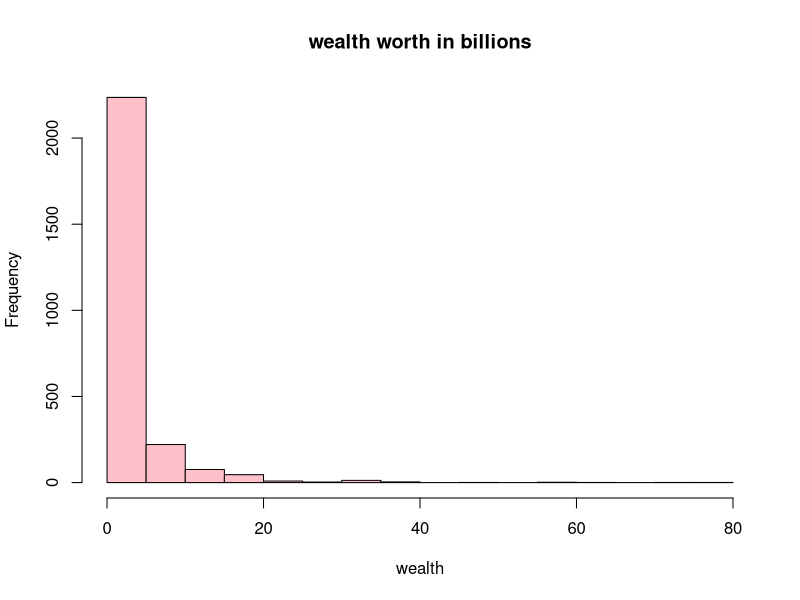
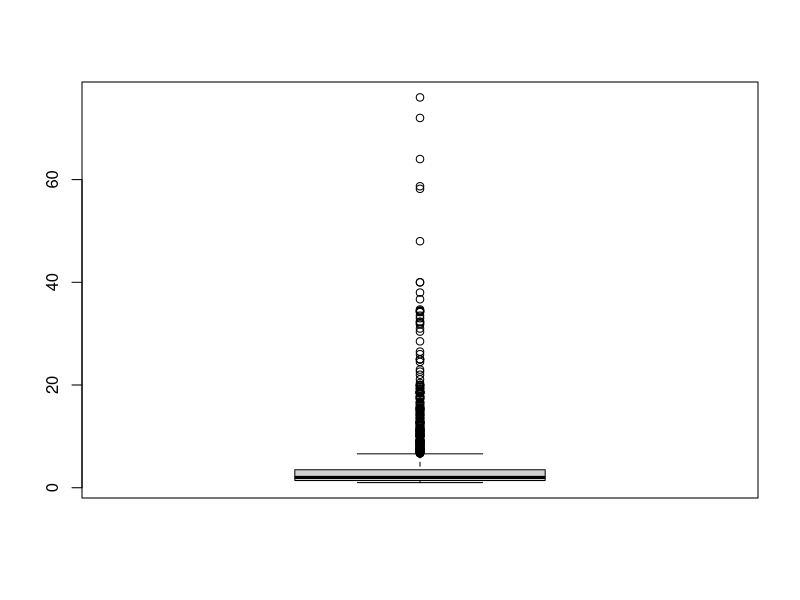
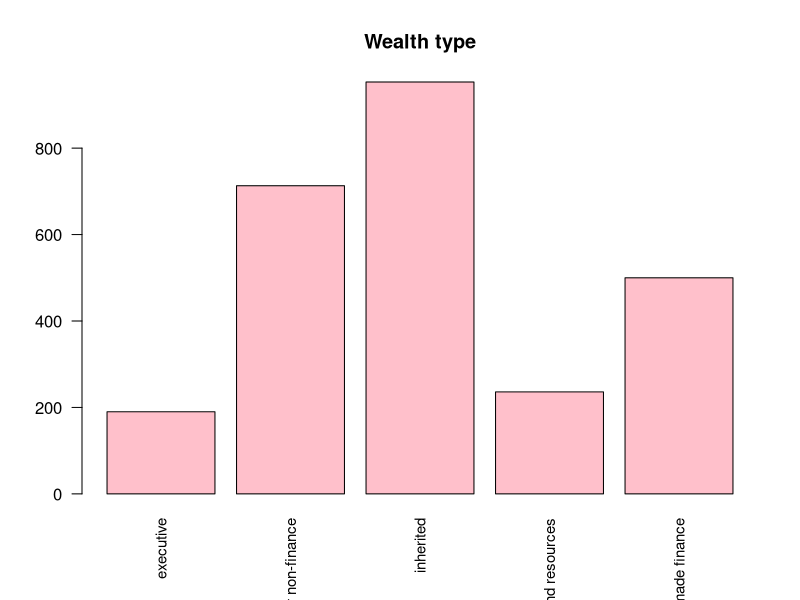
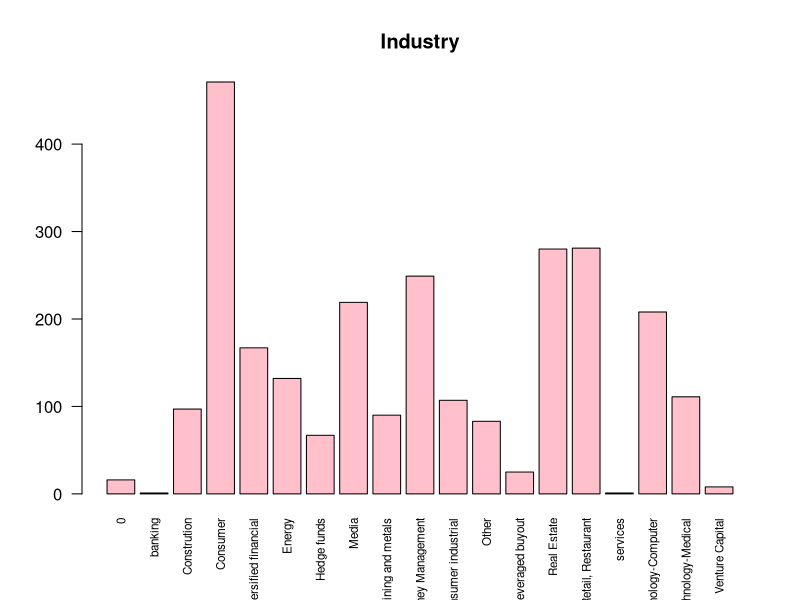
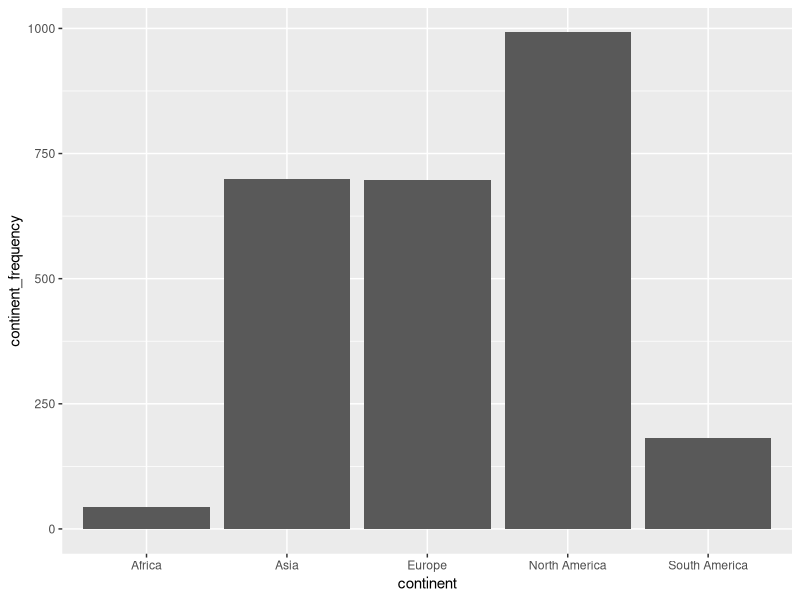
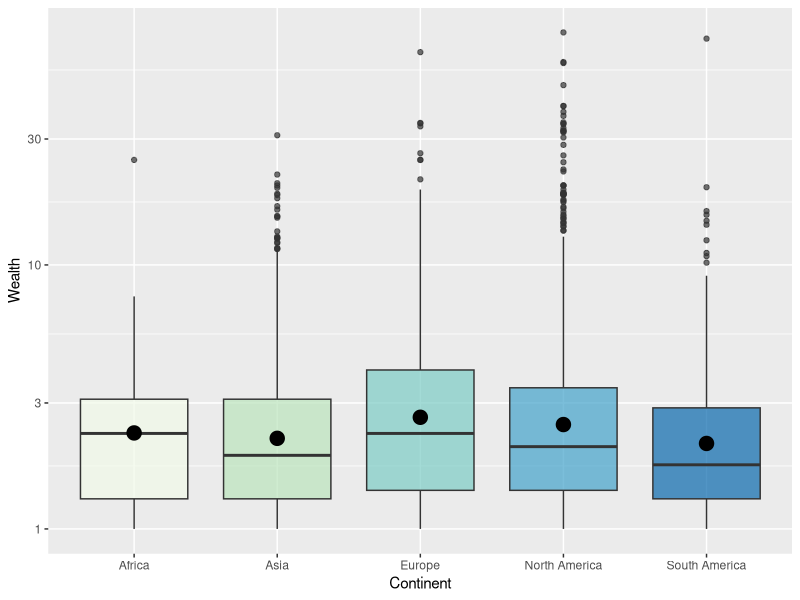
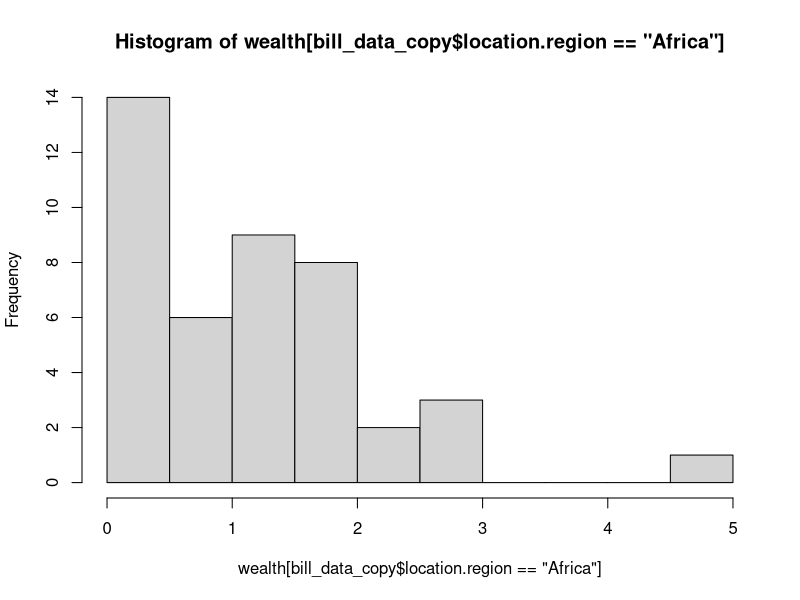
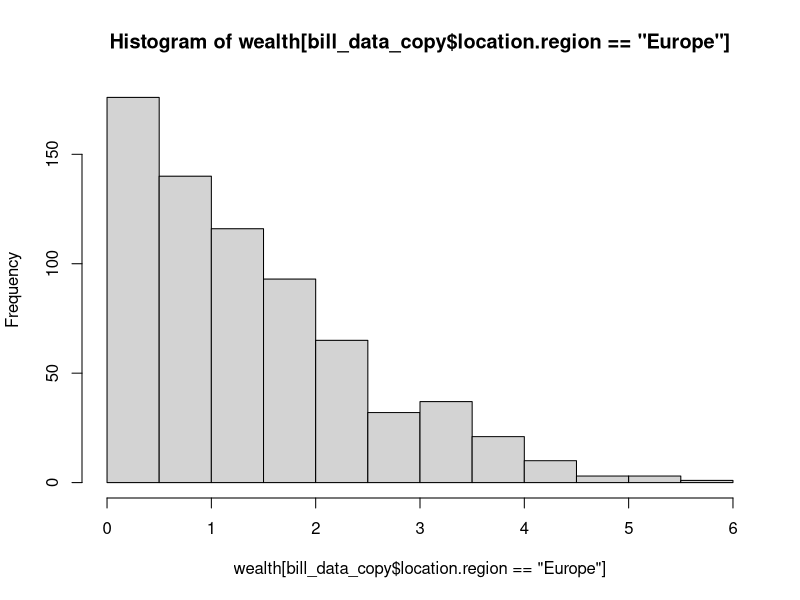

The R source for these figures, in order:
## ---- chunk 1
knitr::opts_chunk$set(echo = TRUE)
## ---- chunk 2
library("readxl")
library(tidyverse)
library(dplyr)
library(fastDummies)

## ---- chunk 3
# Učitavanje podataka iz excel datoteke
# Promijeniti path u put do datoteke s podacima
bill_data <- read_excel("billionaires.xlsx")
## ---- chunk 4
dim(bill_data) # dimenzije: 2614 redaka i 22 stupaca
names(bill_data) # imena stupaca
view(bill_data)

# klase pojedinih stupaca
sapply(bill_data, class)

# klasa tablice
class(bill_data) 
# zaključak: bill_data podaci su dobro učitani
## ---- chunk 5
# Pomoćna funkcija za izbacivanje stršećih vrijednosti
remove_outliers <- function(data, data_column) {
  quartiles <- quantile(data_column, probs=c(.25, .75), na.rm = FALSE)
  IQR <- IQR(data_column)
  Lower <- quartiles[1] - 1.5*IQR
  Upper <- quartiles[2] + 1.5*IQR 
  
  return(subset(data, data_column >= Lower & data_column <= Upper))
}

cat('\n Dimenzija podataka: ', dim(bill_data))
## ---- chunk 6
for (col_name in names(bill_data)){
  if (sum(is.na(bill_data[,col_name])) > 0){
    cat('Ukupno nedostajućih vrijednosti za varijablu'
        ,col_name, ': ', sum(is.na(bill_data[,col_name])),'\n')
  }
}

## ---- chunk 7
summary(bill_data)


## ---- chunk 8
sapply(bill_data, class)
## ---- chunk 9

hist(bill_data$`wealth.worth in billions` ,main='wealth worth in billions', xlab='wealth', ylab='Frequency', col="pink")

boxplot(bill_data$`wealth.worth in billions`)
summary(bill_data$`wealth.worth in billions`)

## ---- chunk 10

barplot(table(bill_data$wealth.type),las=2,cex.names=.9,main='Wealth type',col="pink")
barplot(table(bill_data$wealth.how.industry),las=2,cex.names=.7,main='Industry',col="pink")
print('Podjela po spolu: ')
table(bill_data$demographics.gender)

## ---- chunk 11
levels(factor(bill_data$location.region))
## ---- chunk 12
class(bill_data$location.region)

## ---- chunk 13
# is.na ce nam vratiti logical vektor koji ima TRUE na mjestima gdje ima NA:
sum(is.na(bill_data$location.region)) 
 

## ---- chunk 14
table(bill_data$location.region)



## ---- chunk 15


bill_data$location.citizenship[bill_data$location.region == "Middle East/North Africa"]

## ---- chunk 16
bill_data_copy = data.frame(bill_data)
tracemem(bill_data)==tracemem(bill_data_copy)
untracemem(bill_data_copy)
untracemem(bill_data_copy)
## ---- chunk 17
# Zdruzimo Europu
for (column_name in c("Europe")){
  bill_data_copy$location.region[bill_data_copy$location.region == column_name] = "Europe";
}

# Zdruzimo Afriku
for (column_name in c("Lebanon","Egypt","Morocco","Algeria")){
  bill_data_copy$location.region[bill_data_copy$location.citizenship == column_name] = "Africa";
}

for (column_name in c("Sub-Saharan Africa")){
  bill_data_copy$location.region[bill_data_copy$location.region == column_name] = "Africa";
}

# zdruzimo Sjevernu Ameriku
for (column_name in c("North America")){
  bill_data_copy$location.region[bill_data_copy$location.region == column_name] = "North America";
}

# Zdruzimo Južnu Ameriku
for (column_name in c("Latin America")){
  bill_data_copy$location.region[bill_data_copy$location.region == column_name] = "South America";
}

# Zdruzimo Aziju
for (column_name in c("East Asia","South Asia")){
  bill_data_copy$location.region[bill_data_copy$location.region == column_name] = "Asia";
}
for (column_name in c("Saudi Arabia","Kuwait","United Arab Emirates","Israel","Turkey","Oman","Bahrain")){
  bill_data_copy$location.region[bill_data_copy$location.citizenship == column_name] = "Asia";
}


bill_data_copy

## ---- chunk 18
tbl = table(bill_data_copy$location.region)
print(tbl)

## ---- chunk 19
df <- data.frame(continent=c("Europe", "Asia", "Africa","North America","South America"),
                continent_frequency=c(697, 699, 43, 992, 182))
head(df)

library(ggplot2)


# Barplot
p<-ggplot(data=df, aes(x=continent, y=continent_frequency)) +
  geom_bar(stat="identity")
p


box_edu <- ggplot(bill_data_copy %>% filter(!location.region=="0"), aes(x=location.region, y= wealth.worth.in.billions, fill=location.region)) +
    geom_boxplot(alpha=0.7, ) + scale_y_log10() +
    stat_summary(fun=mean, geom="point", shape=20, size=7, color="black", fill="black") +
    theme(legend.position="none") + labs(x="Continent",y="Wealth")+
    scale_fill_brewer(name="Continent",palette="GnBu")
box_edu






## ---- chunk 20

# TODO: zakomentiraj ovu liniju ako ne želimo logaritmirati cijenu

wealth <- log(bill_data_copy$wealth.worth.in.billions, 2)

require(nortest)
lillie.test(wealth)

lillie.test(wealth[bill_data_copy$location.region=='Africa'])
lillie.test(wealth[bill_data_copy$location.region=='Europe'])
lillie.test(wealth[bill_data_copy$location.region=='South America'])
lillie.test(wealth[bill_data_copy$location.region=='North America'])
lillie.test(wealth[bill_data_copy$location.region=='Asia'])


hist(wealth[bill_data_copy$location.region=='Africa'])
hist(wealth[bill_data_copy$location.region=='Europe'])
hist(wealth[bill_data_copy$location.region=='South America'])
hist(wealth[bill_data_copy$location.region=='North America'])
hist(wealth[bill_data_copy$location.region=='Asia'])

## ---- chunk 21

# Testiranje homogenosti varijance uzoraka Bartlettovim testom

##bartlett.test(bill_data_copy$wealth.worth.in.billions ~ bill_data_copy$location.region)

var((wealth[bill_data_copy$location.region=='Africa']))
var((wealth[bill_data_copy$location.region=='Asia']))
var((wealth[bill_data_copy$location.region=='Europe']))
var((wealth[bill_data_copy$location.region=='North America']))
var((wealth[bill_data_copy$location.region=='South America']))
## ---- chunk 22

# Graficki prikaz podataka
boxplot(wealth ~ bill_data_copy$location.region)

# Test
a = aov(wealth ~ bill_data_copy$location.region)
summary(a)

## ---- chunk 23
 
inherited = bill_data[bill_data$wealth.how.inherited!="not inherited",]
print(inherited)

non_inherited = bill_data[bill_data$wealth.how.inherited=="not inherited",]
print(non_inherited)
## ---- chunk 24
inherited_mean = mean(inherited$`wealth.worth in billions`)
print(inherited_mean)

non_inherited_mean = mean(non_inherited$`wealth.worth in billions`)
print(non_inherited_mean)

## ---- chunk 25
hist(inherited$`wealth.worth in billions`, breaks = 20)
boxplot(inherited$`wealth.worth in billions`)

hist(non_inherited$`wealth.worth in billions`, breaks = 20)
boxplot(non_inherited$`wealth.worth in billions`)
## ---- chunk 26
qqnorm(inherited$`wealth.worth in billions`, pch = 1, frame = FALSE,main='Inherited')
qqline(inherited$`wealth.worth in billions`, col = "blue", lwd = 2)

qqnorm(non_inherited$`wealth.worth in billions`, pch = 1, frame = FALSE,main='Non inherited')
qqline(non_inherited$`wealth.worth in billions`, col = "red", lwd = 2)

## ---- chunk 27
ks.test(inherited$`wealth.worth in billions`, y="pnorm")
ks.test(non_inherited$`wealth.worth in billions`, y="pnorm")
## ---- chunk 28
 
wilcox.test(inherited_mean, non_inherited_mean, alt = "greater")

## ---- chunk 29
# bill_data

# Izbacujemo stupce:
# name
# company.name
# rank
# location.gdp, više od pola vrijednosti su 0 (netočan podatak)
# location.coutnry.code i location.citizenship a koristimo location.region koji je veće granulacije
# wealth.how.from emerging, wealth.how.was founder, wealth.how.was political su konstantne varijable
# company.sector jer ima previše različitih vrijednosti, koje kad bi one hot encodali bi dali previše stupaca

exclude_cols = c("name", "company.name", "rank", "location.gdp", "location.country code", "location.citizenship", "wealth.how.from emerging", "wealth.how.was founder", "wealth.how.was political", "company.sector")

# exclude columns and sort
bill_data_clean <- bill_data %>% select(-one_of(exclude_cols)) %>% arrange(year)

# to lowercase for consistency
bill_data_clean[["company.relationship"]] <- tolower(bill_data_clean[["company.relationship"]] )

# remove invalid data
bill_data_clean <- bill_data_clean %>% filter(demographics.age > 0)
bill_data_clean <- bill_data_clean %>% filter(!location.region == "0")

# inflation rate $1.00 (1996) -> $1.51 (2014), +50.9%
# inflation rate $1.00 (2001) -> $1.34 (2014), +33.7%
bill_data_clean[bill_data_clean$year == "1996", "wealth.worth in billions"] <- bill_data_clean[bill_data_clean$year == "1996", "wealth.worth in billions"] * 1.509
bill_data_clean[bill_data_clean$year == "2001", "wealth.worth in billions"] <- bill_data_clean[bill_data_clean$year == "2001", "wealth.worth in billions"] * 1.337

# Iskoristili smo godinu da ažuriramo cijene (inflacija), sad ju odbacujemo
bill_data_clean <- bill_data_clean %>% select(., -year)

# merge similar roles to avoid 1 column = 1 row data
bill_data_clean$company.relationship <- gsub(".*\b(owner)\b.*", "owner", bill_data_clean$company.relationship)
bill_data_clean$company.relationship <- gsub(".*(ceo|chief executive officeor|chief executive officer|chief executive|exectuitve).*", "ceo", bill_data_clean$company.relationship)
bill_data_clean$company.relationship <- gsub(".*(founder).*", "founder", bill_data_clean$company.relationship)
bill_data_clean$company.relationship <- gsub(".*(chair|chari).*", "chairman", bill_data_clean$company.relationship)
bill_data_clean$company.relationship <- gsub(".*(director).*", "director", bill_data_clean$company.relationship)
bill_data_clean$company.relationship <- gsub(".*(head).*", "head", bill_data_clean$company.relationship)
bill_data_clean$company.relationship <- gsub(".*(president).*", "president", bill_data_clean$company.relationship)

# drop small amount of rows with na values
bill_data_clean <- bill_data_clean %>% drop_na()

# split dataset to numeric and categorical (non-ordinal)
bill_categorical <- bill_data_clean %>% select(where(is_character))
bill_numeric <- bill_data_clean %>% select(where(is.numeric))

# one hot encode categorical data
bill_categorical_onehot = dummy_cols(bill_categorical, remove_first_dummy = TRUE, remove_selected_columns = TRUE)

# filter indicators with 5 or more rows, indicators with less than 5 would cause problems
bill_categorical_onehot <- bill_categorical_onehot[, colSums(bill_categorical_onehot) > 5]

# concat numerical and categorical columns
bill_data_clean <- bind_cols(bill_numeric, bill_categorical_onehot)
## ---- chunk 30
# remove variables which strongly and linearly correlate 
correlation_threshold = 0.9
tmp <- cor(bill_data_clean)
tmp[upper.tri(tmp)] <- 0
diag(tmp) <- 0  # clean diagonal which is always 1
bill_data_clean <- bill_data_clean[, apply(tmp,2,function(x) all(x<= correlation_threshold))]

# remove outliers
# TODO: zakomentiraj ovu liniju ako ne želimo removeati outliere
bill_data_clean <- remove_outliers(bill_data_clean, bill_data_clean$`wealth.worth in billions`)

# extract y column for later use
wealth <- bill_data_clean$`wealth.worth in billions`

# TODO: zakomentiraj ovu liniju ako ne želimo logaritmirati cijenu
# wealth <- log(wealth, 2)
## ---- chunk 31
# x setup, y = wealth
normalized<-function(y) {
  x<-y[!is.na(y)]
  x<-(x - min(x)) / (max(x) - min(x))
  y[!is.na(y)]<-x
  return(y)
}

# `wealth.how.industry_Retail, Restaurant` casues fitting issues
exclude_cols = c("wealth.worth in billions", "wealth.how.industry_Retail, Restaurant")
x <- bill_data_clean %>% select(-one_of(exclude_cols))
x[, c("company.founded", "demographics.age")] <- apply(x[, c("company.founded", "demographics.age")] , 2 , normalized) # minmax scaling
x <- x[,order(colnames(x))]

## ---- chunk 32
model_all_vars <- lm(wealth ~ . , x)
summary(model_all_vars)
## ---- chunk 33
### Pronalazak najboljih prediktora na sljedeći način: fittaj linearnu regresiju na svakom indikatoru pojedinačno
### sortaj najbolje regressore po p vrijednosti

n = 10
filtered_col_names = c()
r_squares = c()
ps = c()
col_names=colnames(x)

for(i in 1:ncol(x)){
  
  col_name=col_names[i]
  model=lm(wealth ~ x[[col_name]]) # create model with a single regressor and predict wealth
  
  summary_model = summary(model)
  
  filtered_col_names <- append(filtered_col_names, col_name)
  r_squares <- append(r_squares, summary_model$r.squared)
  # Density, distribution function, quantile function and random generation for the F distribution with df1 and df2 degrees of freedom (and optional non-centrality parameter ncp).
  # a.k.a get P value from f statistics
  f <- summary_model$fstatistic
  ps <- append(ps,  pf(f[1], f[2], f[3], lower.tail=FALSE))
}

df_g_squares=data.frame(filtered_col_names, r_squares, ps)
head(df_g_squares, n=3)
df_g_squares

# sort (by minimal r_squares) and find top n predictors
df_top_predictors = df_g_squares[order(-df_g_squares$r_squares), ]

top_n_predictors_one_var_lin = as.vector(df_top_predictors$filtered_col_names)[1:n]
df_top_predictors
## ---- chunk 34
# pronalazak najboljih regressora s ANOVA-om
# nađi P vrijednosti za svaki regressor 
# mergaj regressore od prošlog koraka i ukolni duplikate
# dobivene regresore koristi za model

a <- anova(model_all_vars)
ps_a <- a$`Pr(>F)`
ps_a <- head(ps_a, -1) # anova returns NA for last element

ps_a_ord <- order(ps_a)
sorted_cols <- colnames(x)[order(colnames(x))]
top_predictors_anova <- sorted_cols[ps_a_ord][1:n]
cat ("Best ANOVA regressors:")
top_predictors_anova

top_predictors = c(top_predictors_anova, top_n_predictors_one_var_lin)
top_predictors <- top_predictors[!duplicated(top_predictors)]
cat ("\nTop predictors for a new model:")
top_predictors

model_top_preds <- lm(wealth ~ . , x[, top_predictors])
summary(model_top_preds)

# micanjem nekih od ovih regresora se povećava Adjusted R-squared
## ---- chunk 35
require(nortest)

# reziduali u ovisnosti o procjenama modela
plot(model_top_preds$fitted.values, model_top_preds$residuals) 

# provjera normalnosti reziduala
hist(rstandard(model_top_preds))
qqnorm(rstandard(model_top_preds))
ks.test(rstandard(model_top_preds),'pnorm')
lillie.test(rstandard(model_top_preds))
## ---- chunk 36
#
non_inherited_2014 <- non_inherited[non_inherited$year == 2014,]
non_inherited_2001 <- non_inherited[non_inherited$year == 2001,]
non_inherited_2014_new = bill_data[FALSE,]
non_inherited_2001_old = bill_data[FALSE,]

# selekcija novonastalih milijardera iz 2014. koji nisu bili na prethodnoj listi iz 2001.
for(i in 1:nrow(non_inherited_2014)) {
  r <- non_inherited_2014[i,]
  if(sum(str_detect(non_inherited_2001$name, r[[1]])) == 0) {
    non_inherited_2014_new <- rbind(non_inherited_2014_new, non_inherited_2014[i,])
  }
}

# selekcija milijardera iz 2001. koji nisu na listi iz 2014.
for(i in 1:nrow(non_inherited_2001)) {
  r <- non_inherited_2001[i,]
  if(sum(str_detect(non_inherited_2014$name, r[[1]])) == 0) {
    non_inherited_2001_old <- rbind(non_inherited_2001_old, non_inherited_2001[i,])
  }
}

par(mar=c(10,5,1,1))
barplot(sort(table(subset(non_inherited_2014$wealth.how.industry, non_inherited_2014$wealth.how.industry != "0")), decreasing = TRUE),
        main = "Billionaires distribution by industry in 2014 (non-inherited wealth)",
        las = 2)
barplot(sort(table(subset(non_inherited_2014_new$wealth.how.industry, non_inherited_2014_new$wealth.how.industry != "0")), decreasing = TRUE),
        main = "Newcomer billionaires distribution by industry (non-inherited wealth)",
        las = 2)
barplot(sort(table(subset(non_inherited_2001_old$wealth.how.industry, non_inherited_2001_old$wealth.how.industry != "0")), decreasing = TRUE),
        main = "Former billionaires distribution by industry (non-inherited wealth)",
        las = 2)
